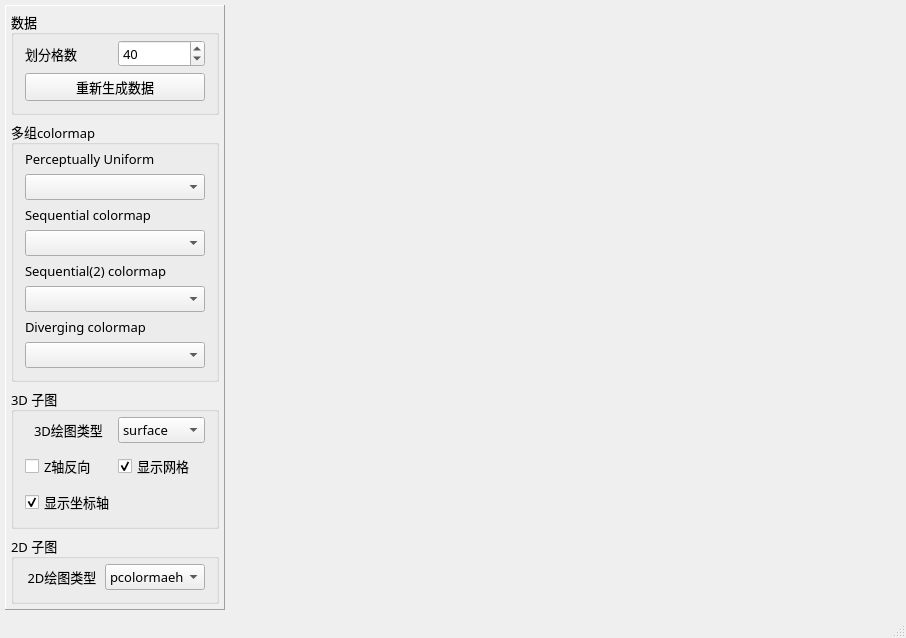
<?xml version="1.0" encoding="UTF-8"?>
<ui version="4.0">
 <class>MainWindow</class>
 <widget class="QMainWindow" name="MainWindow">
  <property name="geometry">
   <rect>
    <x>0</x>
    <y>0</y>
    <width>906</width>
    <height>557</height>
   </rect>
  </property>
  <property name="font">
   <font>
    <family>宋体</family>
    <pointsize>10</pointsize>
   </font>
  </property>
  <property name="windowTitle">
   <string>QChart绘图详细功能</string>
  </property>
  <property name="styleSheet">
   <string notr="true"/>
  </property>
  <widget class="QWidget" name="centralWidget">
   <layout class="QHBoxLayout" name="horizontalLayout">
    <property name="leftMargin">
     <number>5</number>
    </property>
    <property name="topMargin">
     <number>5</number>
    </property>
    <property name="rightMargin">
     <number>5</number>
    </property>
    <property name="bottomMargin">
     <number>5</number>
    </property>
    <item>
     <widget class="QFrame" name="frame_6">
      <property name="maximumSize">
       <size>
        <width>220</width>
        <height>16777215</height>
       </size>
      </property>
      <property name="frameShape">
       <enum>QFrame::Panel</enum>
      </property>
      <property name="frameShadow">
       <enum>QFrame::Raised</enum>
      </property>
      <layout class="QVBoxLayout" name="verticalLayout">
       <property name="leftMargin">
        <number>5</number>
       </property>
       <property name="topMargin">
        <number>5</number>
       </property>
       <property name="rightMargin">
        <number>5</number>
       </property>
       <property name="bottomMargin">
        <number>5</number>
       </property>
       <item>
        <widget class="QGroupBox" name="groupBox">
         <property name="title">
          <string>数据</string>
         </property>
         <layout class="QGridLayout" name="gridLayout">
          <property name="topMargin">
           <number>5</number>
          </property>
          <item row="0" column="0">
           <widget class="QLabel" name="label">
            <property name="text">
             <string>划分格数</string>
            </property>
           </widget>
          </item>
          <item row="0" column="1">
           <widget class="QSpinBox" name="spinDivCount">
            <property name="minimum">
             <number>10</number>
            </property>
            <property name="maximum">
             <number>500</number>
            </property>
            <property name="value">
             <number>40</number>
            </property>
           </widget>
          </item>
          <item row="1" column="0" colspan="2">
           <widget class="QPushButton" name="btnRefreshData">
            <property name="text">
             <string>重新生成数据</string>
            </property>
            <property name="icon">
             <iconset resource="res.qrc">
              <normaloff>:/icons/images/rotateleft.png</normaloff>:/icons/images/rotateleft.png</iconset>
            </property>
           </widget>
          </item>
         </layout>
        </widget>
       </item>
       <item>
        <widget class="QGroupBox" name="groupBox_3">
         <property name="title">
          <string>多组colormap</string>
         </property>
         <layout class="QVBoxLayout" name="verticalLayout_2">
          <property name="topMargin">
           <number>5</number>
          </property>
          <item>
           <widget class="QLabel" name="label_4">
            <property name="text">
             <string>Perceptually Uniform</string>
            </property>
           </widget>
          </item>
          <item>
           <widget class="QComboBox" name="comboCm1"/>
          </item>
          <item>
           <widget class="QLabel" name="label_6">
            <property name="text">
             <string>Sequential colormap</string>
            </property>
           </widget>
          </item>
          <item>
           <widget class="QComboBox" name="comboCm2"/>
          </item>
          <item>
           <widget class="QLabel" name="label_7">
            <property name="text">
             <string>Sequential(2) colormap</string>
            </property>
           </widget>
          </item>
          <item>
           <widget class="QComboBox" name="comboCm3"/>
          </item>
          <item>
           <widget class="QLabel" name="label_8">
            <property name="text">
             <string>Diverging colormap</string>
            </property>
           </widget>
          </item>
          <item>
           <widget class="QComboBox" name="comboCm4"/>
          </item>
         </layout>
        </widget>
       </item>
       <item>
        <widget class="QGroupBox" name="groupBox_2">
         <property name="title">
          <string>3D 子图</string>
         </property>
         <layout class="QGridLayout" name="gridLayout_3">
          <property name="topMargin">
           <number>5</number>
          </property>
          <property name="verticalSpacing">
           <number>10</number>
          </property>
          <item row="1" column="1">
           <widget class="QCheckBox" name="chkBox3D_gridOn">
            <property name="text">
             <string>显示网格</string>
            </property>
            <property name="checked">
             <bool>true</bool>
            </property>
           </widget>
          </item>
          <item row="1" column="0">
           <widget class="QCheckBox" name="chkBox3D_invertZ">
            <property name="text">
             <string>Z轴反向</string>
            </property>
           </widget>
          </item>
          <item row="0" column="1">
           <widget class="QComboBox" name="combo3D_type">
            <item>
             <property name="text">
              <string>surface</string>
             </property>
            </item>
            <item>
             <property name="text">
              <string>wireframe</string>
             </property>
            </item>
            <item>
             <property name="text">
              <string>scatter</string>
             </property>
            </item>
           </widget>
          </item>
          <item row="2" column="0">
           <widget class="QCheckBox" name="chkBox3D_axisOn">
            <property name="text">
             <string>显示坐标轴</string>
            </property>
            <property name="checked">
             <bool>true</bool>
            </property>
           </widget>
          </item>
          <item row="0" column="0">
           <widget class="QLabel" name="label_2">
            <property name="text">
             <string>3D绘图类型</string>
            </property>
            <property name="alignment">
             <set>Qt::AlignCenter</set>
            </property>
           </widget>
          </item>
         </layout>
        </widget>
       </item>
       <item>
        <widget class="QGroupBox" name="groupBox_4">
         <property name="title">
          <string>2D 子图</string>
         </property>
         <layout class="QHBoxLayout" name="horizontalLayout_3">
          <property name="topMargin">
           <number>5</number>
          </property>
          <item>
           <widget class="QLabel" name="label_3">
            <property name="text">
             <string>2D绘图类型</string>
            </property>
            <property name="alignment">
             <set>Qt::AlignCenter</set>
            </property>
           </widget>
          </item>
          <item>
           <widget class="QComboBox" name="combo2D_type">
            <item>
             <property name="text">
              <string>pcolormaeh</string>
             </property>
            </item>
            <item>
             <property name="text">
              <string>pcolor</string>
             </property>
            </item>
            <item>
             <property name="text">
              <string>imshow</string>
             </property>
            </item>
            <item>
             <property name="text">
              <string>contour</string>
             </property>
            </item>
            <item>
             <property name="text">
              <string>contourf</string>
             </property>
            </item>
           </widget>
          </item>
         </layout>
        </widget>
       </item>
       <item>
        <spacer name="verticalSpacer_2">
         <property name="orientation">
          <enum>Qt::Vertical</enum>
         </property>
         <property name="sizeHint" stdset="0">
          <size>
           <width>20</width>
           <height>40</height>
          </size>
         </property>
        </spacer>
       </item>
      </layout>
     </widget>
    </item>
    <item>
     <widget class="QmyFigureCanvas" name="widgetPlot" native="true"/>
    </item>
   </layout>
  </widget>
  <widget class="QStatusBar" name="statusBar"/>
  <action name="actQuit">
   <property name="icon">
    <iconset resource="res.qrc">
     <normaloff>:/icons/images/exit_24.ico</normaloff>:/icons/images/exit_24.ico</iconset>
   </property>
   <property name="text">
    <string>退出</string>
   </property>
   <property name="toolTip">
    <string>退出</string>
   </property>
  </action>
  <action name="actTightLayout">
   <property name="icon">
    <iconset resource="res.qrc">
     <normaloff>:/icons/images/39.ico</normaloff>:/icons/images/39.ico</iconset>
   </property>
   <property name="text">
    <string>紧凑布局</string>
   </property>
   <property name="toolTip">
    <string>重新紧凑布局</string>
   </property>
  </action>
  <action name="actSetCursor">
   <property name="icon">
    <iconset resource="res.qrc">
     <normaloff>:/icons/images/range.ico</normaloff>:/icons/images/range.ico</iconset>
   </property>
   <property name="text">
    <string>十字光标</string>
   </property>
   <property name="toolTip">
    <string>设置为十字光标</string>
   </property>
  </action>
 </widget>
 <layoutdefault spacing="6" margin="11"/>
 <customwidgets>
  <customwidget>
   <class>QmyFigureCanvas</class>
   <extends>QWidget</extends>
   <header location="global">myFigureCanvas</header>
   <container>1</container>
  </customwidget>
 </customwidgets>
 <resources>
  <include location="res.qrc"/>
 </resources>
 <connections>
  <connection>
   <sender>actQuit</sender>
   <signal>triggered()</signal>
   <receiver>MainWindow</receiver>
   <slot>close()</slot>
   <hints>
    <hint type="sourcelabel">
     <x>-1</x>
     <y>-1</y>
    </hint>
    <hint type="destinationlabel">
     <x>389</x>
     <y>242</y>
    </hint>
   </hints>
  </connection>
 </connections>
</ui>
